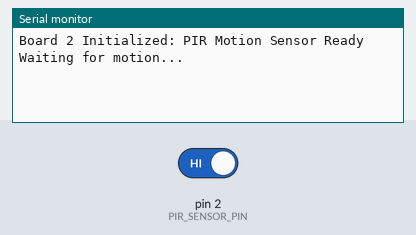
Bench run of a sketch on a simulated Arduino Uno, built with avr-gcc and run on an emulated ATmega328P. On the bench: the last lines printed to the serial monitor. Inputs (shaded band) come from the test bench; at power-on: pin 2 (PIR_SENSOR_PIN) HIGH.

Above: at 1.2 s.
1.3 s: pin 2 (PIR_SENSOR_PIN) driven LOW
At 2.3 s:
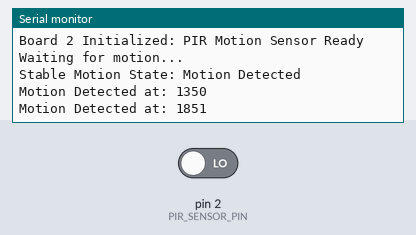
2.8 s: pin 2 (PIR_SENSOR_PIN) driven HIGH
At 3.5 s:
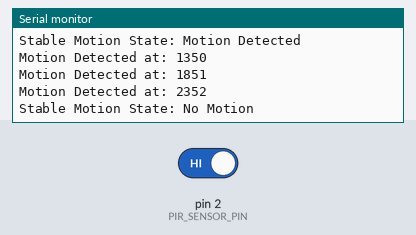

The sketch:

motionsensor.ino
```cpp
#include <Wire.h>

// Define GPIO pin for PIR sensor
#define PIR_SENSOR_PIN 2 // Using PD2 (pin 2) for PIR sensor

// I2C Slave Address for Board 2
#define I2C_SLAVE_ADDRESS 7

// Register Pointers for Direct Access
volatile uint8_t *ddr = &DDRD;  // Data Direction Register for PORTD
volatile uint8_t *port = &PORTD; // Output Register for PORTD
volatile uint8_t *pin = &PIND;   // Input Register for PORTD
volatile uint8_t *eicra = &EICRA; // External Interrupt Control Register A
volatile uint8_t *eimsk = &EIMSK; // External Interrupt Mask Register

// Debouncing Variables
volatile bool motionDetected = false; // Current motion detection state
volatile bool stableMotionState = false; // Stable state after debouncing
unsigned long lastMotionTime = 0; // Last time motion was detected
const unsigned long debounceDelay = 50; // Debounce delay in milliseconds

void setup() {
    // Configure PIR_SENSOR_PIN as input with pull-up resistor
    *ddr &= ~_BV(PIR_SENSOR_PIN);  // Clear bit for PIR_SENSOR_PIN (input)
    *port |= _BV(PIR_SENSOR_PIN);  // Enable pull-up resistor

    // Set up interrupt on PIR_SENSOR_PIN (triggered on CHANGE)
    *eicra |= _BV(ISC00); // Trigger interrupt on any logical change
    *eimsk |= _BV(INT0);  // Enable external interrupt INT0

    // Initialize I2C as a slave
    Wire.begin(I2C_SLAVE_ADDRESS);
    Wire.onRequest(sendMotionStatus);

    // Initialize Serial for debugging
    Serial.begin(9600);
    Serial.println("Board 2 Initialized: PIR Motion Sensor Ready");
    Serial.println("Waiting for motion...");
}

void loop() {
    unsigned long currentTime = millis();

    // Check if the motion state has stabilized
    if ((currentTime - lastMotionTime) > debounceDelay) {
        if (motionDetected != stableMotionState) {
            stableMotionState = motionDetected;

            // Log the stable state
            Serial.print("Stable Motion State: ");
            Serial.println(stableMotionState ? "Motion Detected" : "No Motion");
        }
    }

    // Periodic logging for stable state
    static unsigned long lastLogTime = 0;
    if (stableMotionState && (currentTime - lastLogTime > 500)) {
        Serial.print("Motion Detected at: ");
        Serial.println(currentTime);
        lastLogTime = currentTime;
    }
}

// Interrupt Service Routine for PIR sensor
ISR(INT0_vect) {
    // Update motionDetected state
    motionDetected = !(*pin & _BV(PIR_SENSOR_PIN)); // LOW = Motion Detected
    lastMotionTime = millis(); // Record the time of state change
}

// Function to send motion detection status to the main board (Board 4)
void sendMotionStatus() {
    // Send 1 if motion detected, 0 otherwise
    Wire.write(stableMotionState ? 1 : 0);

    // Log the I2C communication status
    if (stableMotionState) {
        Serial.println("Sending 'Motion Detected' over I2C");
    } else {
        Serial.println("Sending 'No Motion' over I2C");
    }
}
```

Measured:
- after the input at 1.3 s, the serial monitor: prints a new line after 0.05 s (image 1)
- after the input at 2.8 s, the serial monitor: prints a new line after 0.05 s (image 2)
